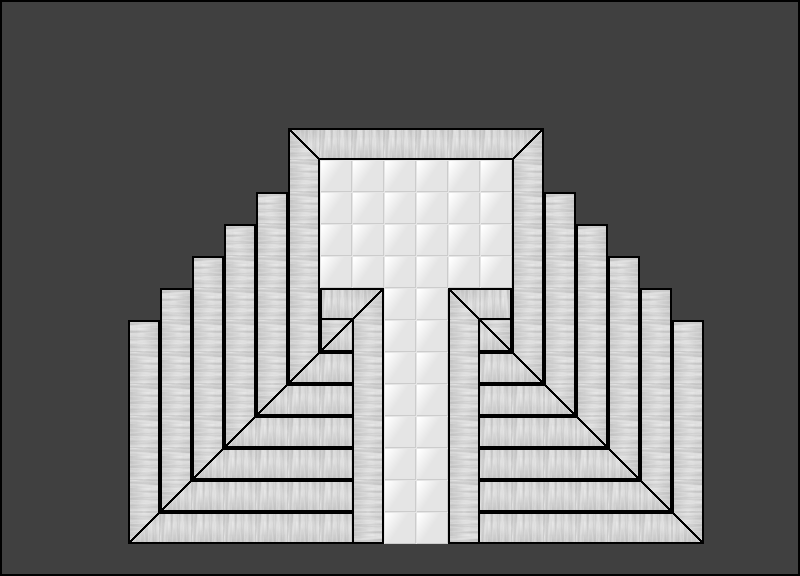

Below is a game level as drawn by its tile map, then a one-line description and the .tmx that defines it (tile-layer data replaced by summaries):
An orthogonal 25x18 tile map with 32x32 px tiles, 2 tile layers (Tile Layer 1, Tile Layer 2), 2 tilesets and 6 objects (4x conveyor, commandterminal, door).

<map version="1.0" orientation="orthogonal" width="25" height="18" tilewidth="32" tileheight="32">
 <tileset firstgid="1" name="room_tileset" tilewidth="32" tileheight="32">
  <image source="../graphics/room_tileset.png" trans="ff00ff" width="192" height="256" />
 </tileset>
 <tileset firstgid="49" name="GGJ2012" tilewidth="32" tileheight="32">
  <image source="../graphics/room_tileset.png" trans="ff00ff" width="192" height="256" />
 </tileset>
 <layer name="Tile Layer 1" width="25" height="18">
  <data>[450 cells, 450 non-empty, 1 distinct tile ids]</data>
 </layer>
 <layer name="Tile Layer 2" width="25" height="18">
  <data>[450 cells, 410 non-empty, 19 distinct tile ids]</data>
 </layer>
 <objectgroup name="Object Layer 1" width="25" height="18">
  <object name="ConN" type="conveyor" x="384" y="384" width="32" height="32">
   <properties>
    <property name="dir" value="n" />
   </properties>
  </object>
  <object name="ConN" type="conveyor" x="416" y="384" width="32" height="32">
   <properties>
    <property name="dir" value="n" />
   </properties>
  </object>
  <object name="ConN" type="conveyor" x="416" y="416" width="32" height="32">
   <properties>
    <property name="dir" value="n" />
   </properties>
  </object>
  <object name="ConN" type="conveyor" x="384" y="416" width="32" height="32">
   <properties>
    <property name="dir" value="n" />
   </properties>
  </object>
  <object name="Terminal" type="commandterminal" x="416" y="160" width="32" height="32" />
  <object name="Door" type="door" x="384" y="512" width="64" height="32" />
 </objectgroup>
</map>
